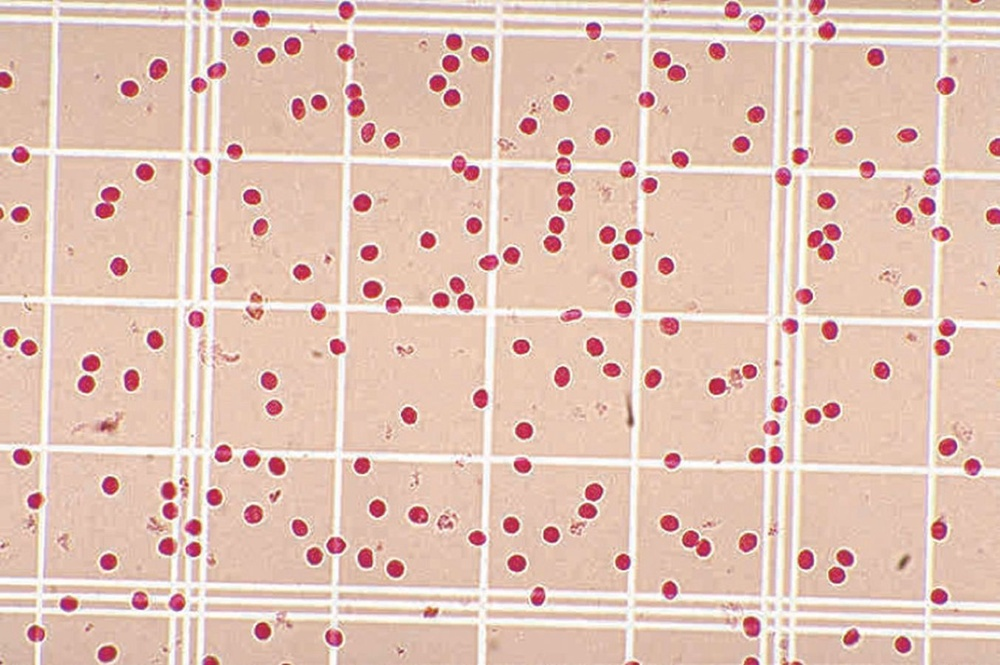
#> input picture misc/redbloodcell.jpg, 1000 x 665 px, shrunk from 1353 x 900 before the run
$ python main3.py   (older library calls are emulated)
#> lines starting #> are read from the running program, lines starting #| are printed output that depends on the picture
from skimage.filters import sobel
from skimage import io
import numpy as np
import matplotlib.pyplot as plt
from skimage import morphology
from skimage import data
from skimage.exposure import histogram
from scipy import ndimage as ndi

#coins = data.coins()
coins = io.imread('redbloodcell.jpg', as_grey=True)
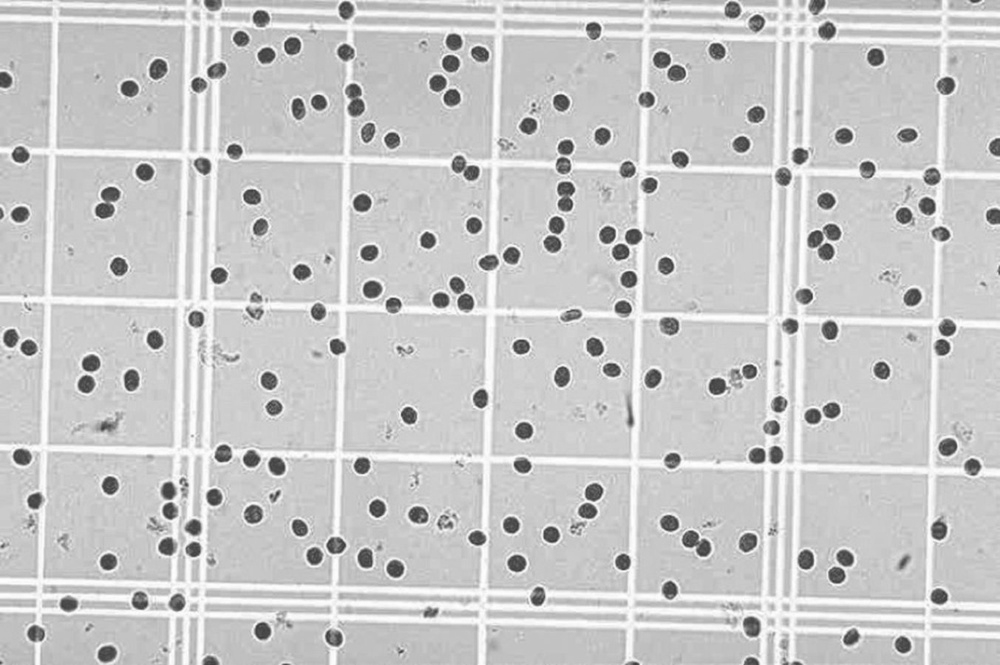
#> coins: shape (665, 1000) float64; min 0.202, max 1, mean 0.787
hist, hist_centers = histogram(coins)
#> hist = 256 values, max 29918 at index 195, min 0 at index 1, mean 2597.7; hist_centers = 256 values from 0.204 to 0.998

fig, axes = plt.subplots(1, 2, figsize=(8, 3))
axes[0].imshow(coins, cmap=plt.cm.gray, interpolation='nearest')
axes[0].axis('off')
axes[1].plot(hist_centers, hist, lw=2)
axes[1].set_title('histogram of gray values')

elevation_map = sobel(coins)
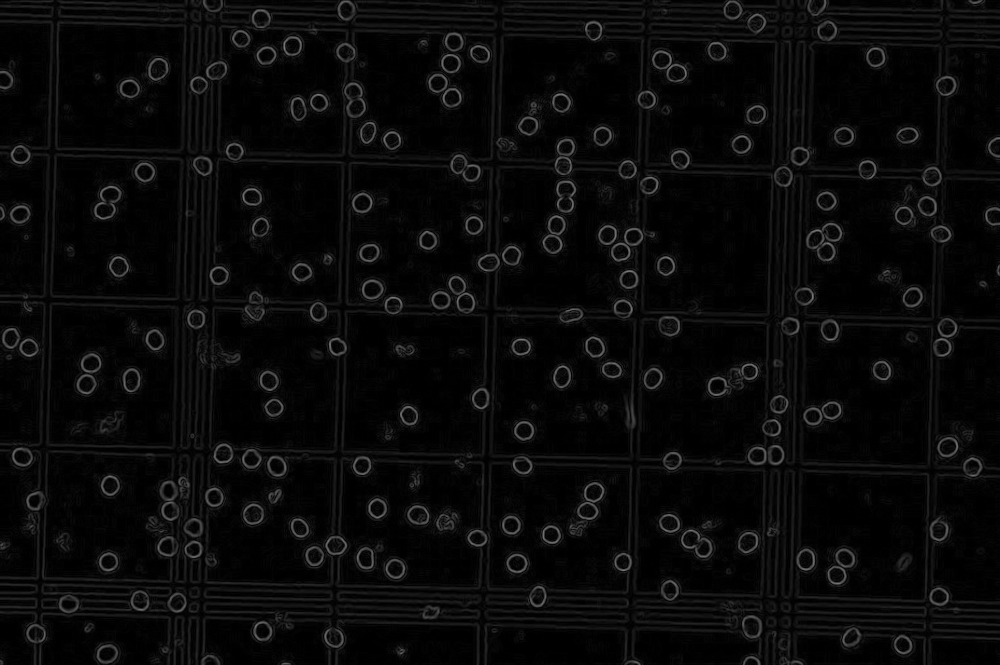
#> elevation_map: shape (665, 1000) float64; min 0, max 0.495, mean 0.0382

fig, ax = plt.subplots(figsize=(4, 3))
ax.imshow(elevation_map, cmap=plt.cm.gray, interpolation='nearest')
ax.set_title('elevation map')
ax.axis('off')
markers = np.zeros_like(coins)
markers[coins < 30] = 1
markers[coins > 150] = 2

fig, ax = plt.subplots(figsize=(4, 3))
ax.imshow(markers, cmap=plt.cm.nipy_spectral, interpolation='nearest')
ax.set_title('markers')
ax.axis('off')
#> (the run stopped early here; a loop or call above may not have finished)
